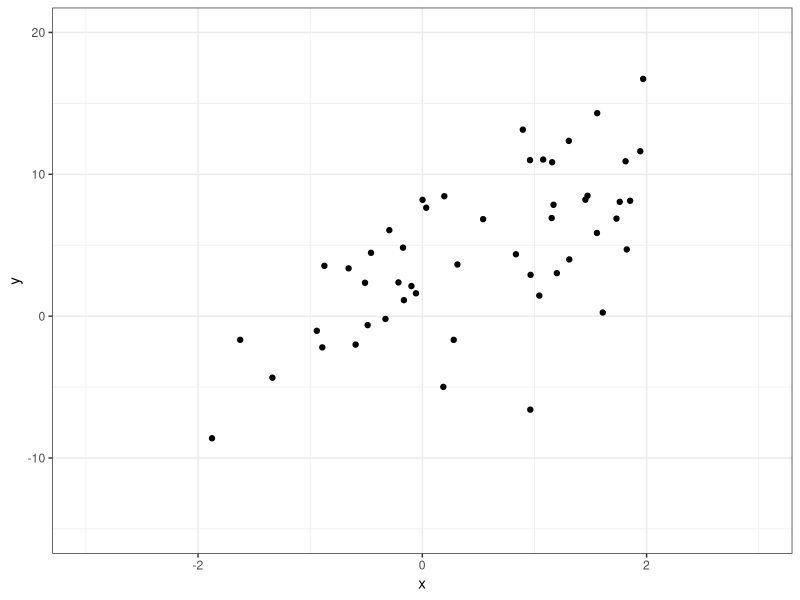
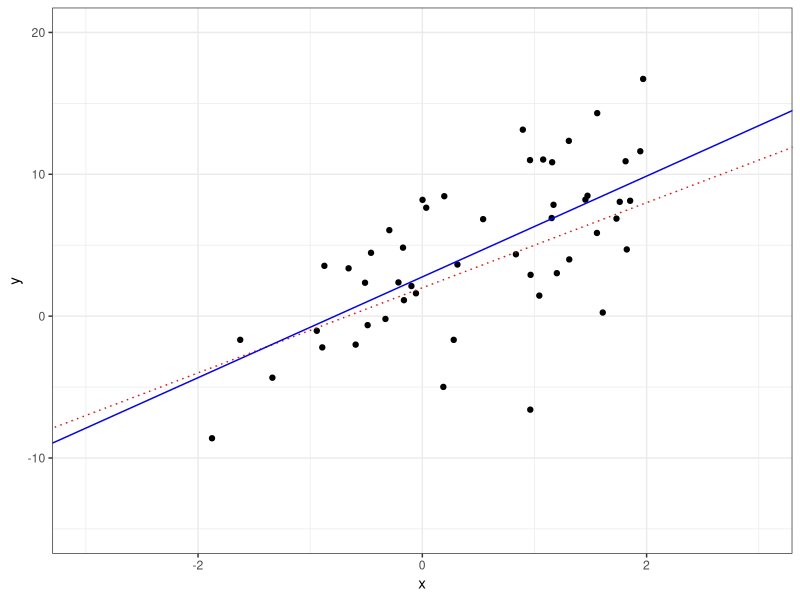
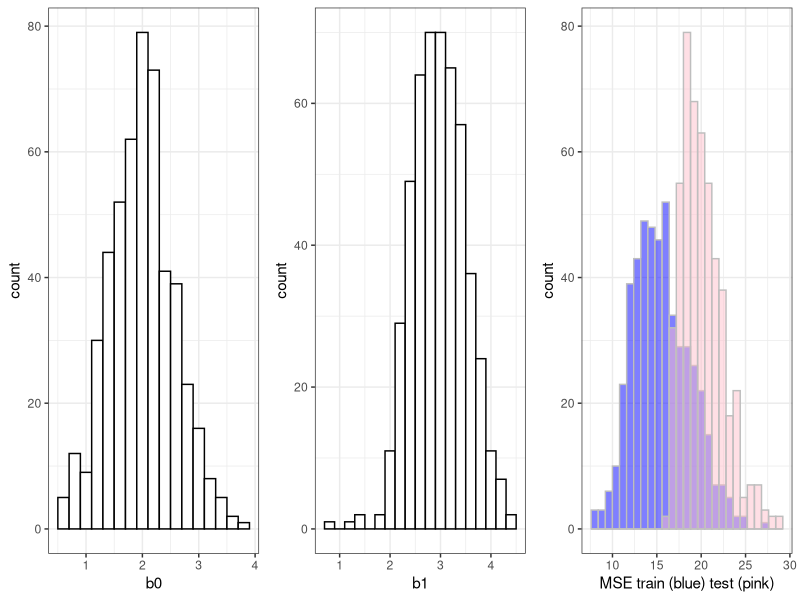
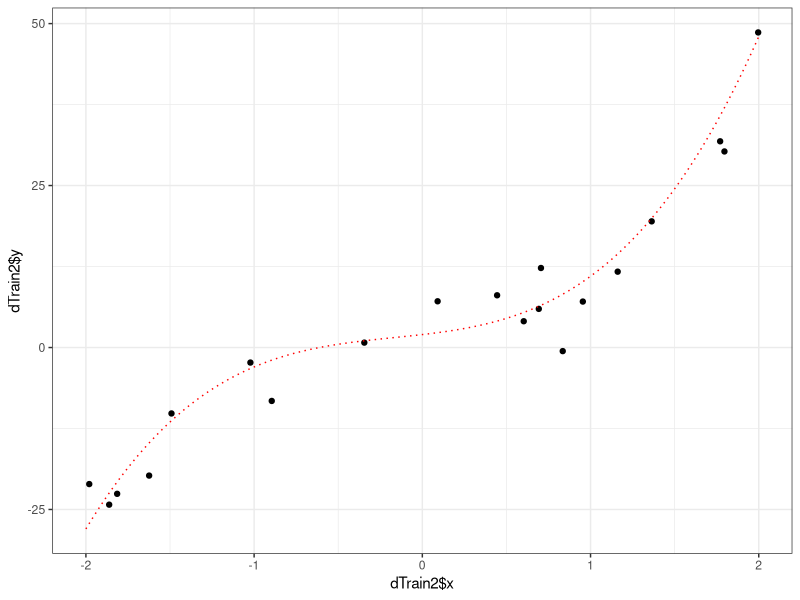
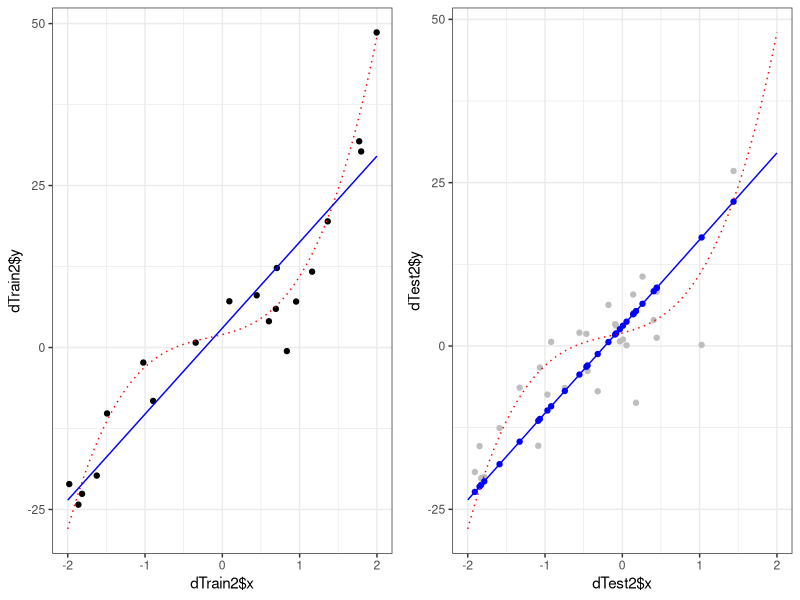
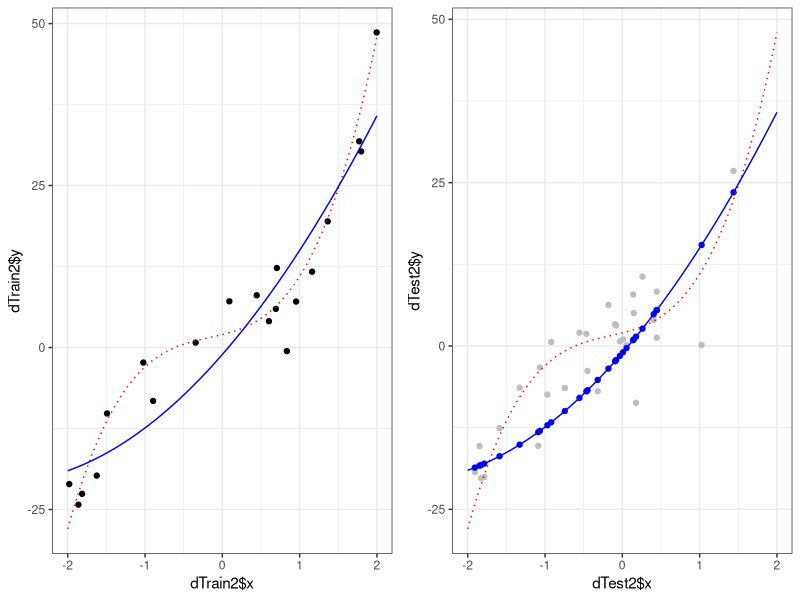
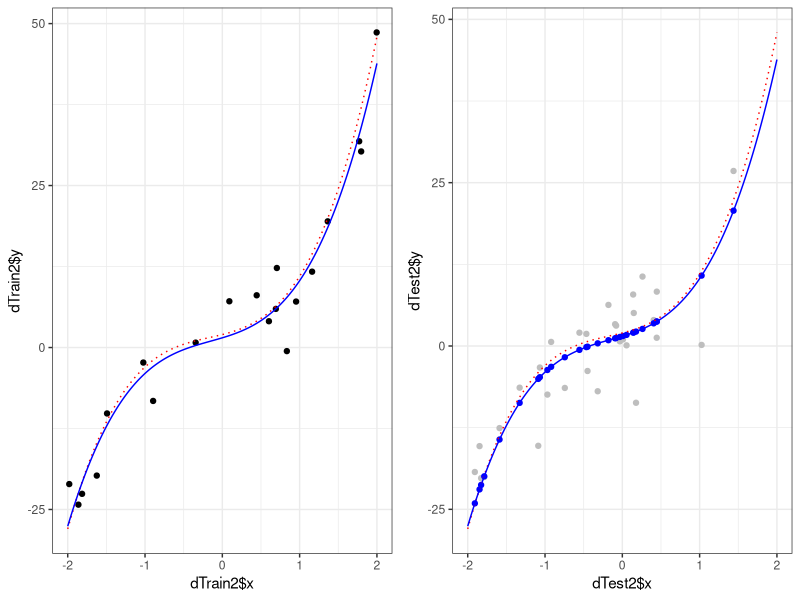
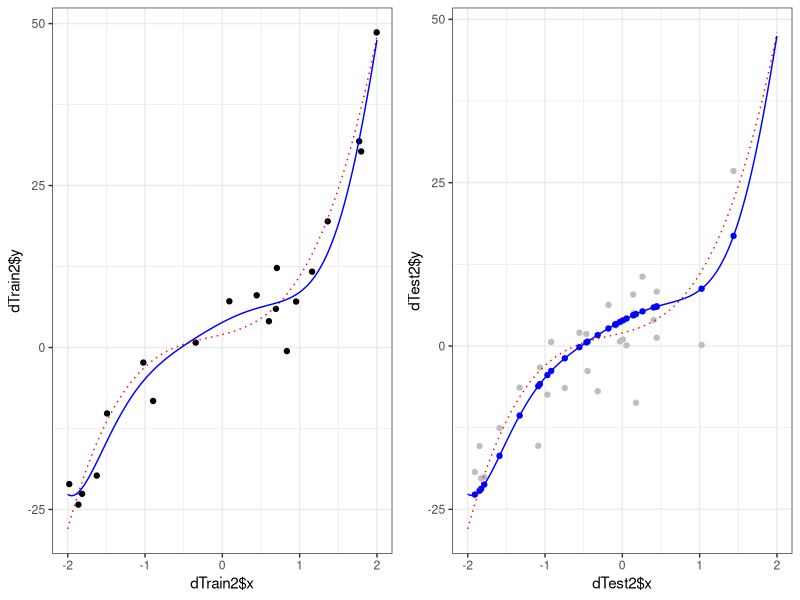

These charts were generated, in order, by the following R code:
## ---- chunk 1
knitr::opts_chunk$set(echo = TRUE, tidy = FALSE, size = 'footnotesize', fig.align = 'center', cache = FALSE)
## ---- chunk 2
library('tidyverse')
library("gridExtra")
theme_set(theme_bw())
set.seed(12383) 
## ---- chunk 3
dTrain1 <- tibble(x = runif(50, -2, 2),
            y = 2 + 3 * x + rnorm(length(x), 0, 4))

## ---- chunk 4
ggplot(dTrain1, aes(x, y)) + 
  geom_point() + xlim(-3,3)+ ylim(-15,20)
## ---- chunk 5
m1 <-lm(y ~ x, dTrain1)
summary(m1)
## ---- chunk 6
coefs1 <- coefficients(m1)
b0 <- coefs1[1] # Intercept
b1 <- coefs1[2] # Slope
## ---- chunk 7
ggplot(dTrain1, aes(x, y)) + 
  geom_point() + xlim(-3,3)+ ylim(-15,20) +
  geom_abline(intercept = 2, slope = 3, color="red",linetype="dotted")+
  geom_abline(intercept = b0, slope = b1, color="blue")
## ---- chunk 8
dTest1 <- tibble(x = runif(10, -2, 2),
            y = 2 + 3 * x + rnorm(length(x), 0, 4))

## ---- chunk 9
dTest1$pred <- b0+b1*dTest1$x
## ---- chunk 10
dTest1$error <- dTest1$y-dTest1$pred
dTest1$sqerror <- (dTest1$y-dTest1$pred)^2
dTest1
## ---- chunk 11
mean(dTest1$sqerror)
## ---- chunk 12
MSE.Train1 = mean(m1$residuals^2)
MSE.Test1 = mean((dTest1$y - predict.lm(m1, newdata=dTest1)) ^ 2)

print(MSE.Train1)
print(MSE.Test1)

## ---- chunk 13
for (i in 1:500) {
    dTrain <- tibble(x = runif(50, -2, 2),
                  y = 2 + 3 * x + rnorm(length(x), 0, 4))
    m <-lm(y ~ x, dTrain)
    coefs <- coefficients(m)
    est<-tibble(b0=coefs[1], b1=coefs[2],MSE.Train=mean(m$residuals^2),
                 MSE.Test=mean((dTest1$y - predict.lm(m, newdata=dTest1)) ^ 2))
    if (i==1) {est1<-est}
    est1 <- rbind(est1, est )
}
## ---- chunk 14

p1 <- ggplot(est1, aes(x=b0)) +
    geom_histogram(binwidth=.2, colour="black", fill="white")
p2 <- ggplot(est1, aes(x=b1)) +
    geom_histogram(binwidth=.2, colour="black", fill="white")
p3 <- ggplot()+ 
    geom_histogram(aes(x = est1$MSE.Train), alpha = 0.5, binwidth=.8, colour="gray", fill="blue")+
    geom_histogram(aes(x = est1$MSE.Test), alpha = 0.5, binwidth=.8, colour="gray", fill="pink") + 
     xlab("MSE train (blue) test (pink)")
grid.arrange(p1, p2,p3,ncol=3)
## ---- chunk 15
var(est1$b0)
var(est1$b1)

mean(est1$MSE.Train)
mean(est1$MSE.Test)
## ---- chunk 16
# write your solution here
## ---- chunk 17
# write your solution here
## ---- chunk 18
dTrain2 <- tibble(x = runif(20, -2, 2), x2=x^2, x3=x^3, x4=x^4,
                  x5=x^5, x6=x^6, x7=x^7,
                  y = 2 + 3 * x + 2*x2+ 4*x3 + rnorm(length(x), 0, 6))
head(dTrain2, 5)
## ---- chunk 19
fun2 <- tibble(x = seq(from = -2, to = 2, by = 0.001),
            y = 2 + 3 * x + 2*x*x+ 4*x*x*x )
ggplot() +
geom_point(aes(x = dTrain2$x, y= dTrain2$y)) +
  geom_line(aes(x = fun2$x, y= fun2$y),color="red", linetype="dotted")
## ---- chunk 20
m2.1 <-lm(y ~ x , dTrain2)
summary(m2.1)
## ---- chunk 21
dTest2 <- tibble(x = runif(30, -2, 2), x2=x^2, x3=x^3, x4=x^4,
                  x5=x^5, x6=x^6, x7=x^7,
                  y = 2 + 3 * x + 2*x2+ 4*x3 + rnorm(length(x), 0, 6))
## ---- chunk 22
dTest2$pred1 <- predict.lm(m2.1, newdata=dTest2)
## ---- chunk 23
xx=seq(from = -2, to = 2, by = 0.001)
estf <- tibble(x=xx, y1 = predict(m2.1, newdata=list(x=xx)) )

pp1 <- ggplot() +
geom_point(aes(x = dTrain2$x, y= dTrain2$y),color="black") +
  geom_line(aes(x = fun2$x, y= fun2$y),color="red", linetype="dotted") +
  geom_line(aes(x = estf$x, y= estf$y1),color="blue")

pp2 <- ggplot() +
  geom_point(aes(x = dTest2$x, y= dTest2$y), color="gray")+
   geom_point(aes(x = dTest2$x, y= dTest2$pred1), color="blue")+
  geom_line(aes(x = fun2$x, y= fun2$y),color="red", linetype="dotted") +
  geom_line(aes(x = estf$x, y= estf$y1),color="blue")

grid.arrange(pp1, pp2, ncol=2)

## ---- chunk 24
m2.2 <-lm(y ~ x + x2  , dTrain2)
## ---- chunk 25
dTest2$pred2 <- predict.lm(m2.2, newdata= dTest2)
estf$y2 <- predict(m2.2, newdata=list(x=xx,x2=xx^2)) 

pp3 <- ggplot() +
geom_point(aes(x = dTrain2$x, y= dTrain2$y),color="black") +
  geom_line(aes(x = fun2$x, y= fun2$y),color="red", linetype="dotted") +
  geom_line(aes(x = estf$x, y= estf$y2),color="blue")

pp4 <- ggplot() +
  geom_point(aes(x = dTest2$x, y= dTest2$y), color="gray")+
  geom_point(aes(x = dTest2$x, y= dTest2$pred2), color="blue")+
  geom_line(aes(x = fun2$x, y= fun2$y),color="red", linetype="dotted") +
  geom_line(aes(x = estf$x, y= estf$y2),color="blue")

grid.arrange(pp3, pp4, ncol=2)

## ---- chunk 26
m2.3 <-lm(y ~ x + x2+ x3 , dTrain2)
## ---- chunk 27
dTest2$pred3 <- predict.lm(m2.3, newdata=dTest2)
estf$y3 <- predict(m2.3, newdata=list(x=xx,x2=xx^2,x3=xx^3)) 

pp5 <- ggplot() +
geom_point(aes(x = dTrain2$x, y= dTrain2$y),color="black") +
  geom_line(aes(x = fun2$x, y= fun2$y),color="red", linetype="dotted") +
  geom_line(aes(x = estf$x, y= estf$y3),color="blue")

pp6 <- ggplot() +
  geom_point(aes(x = dTest2$x, y= dTest2$y), color="gray")+
  geom_point(aes(x = dTest2$x, y= dTest2$pred3), color="blue")+
  geom_line(aes(x = fun2$x, y= fun2$y),color="red", linetype="dotted") +
  geom_line(aes(x = estf$x, y= estf$y3),color="blue")

grid.arrange(pp5, pp6, ncol=2)

## ---- chunk 28
m2.7 <-lm(y ~ x + x2 + x3 + x4 + x5 + x6 + x7 , dTrain2)
## ---- chunk 29
dTest2$pred7 <- predict.lm(m2.7, newdata=dTest2)
estf$y7 <- predict(m2.7, newdata=list(x=xx,x2=xx^2,x3=xx^3,x4=xx^4,x5=xx^5,x6=xx^6,x7= xx^7)) 

pp7 <- ggplot() +
geom_point(aes(x = dTrain2$x, y= dTrain2$y),color="black") +
  geom_line(aes(x = fun2$x, y= fun2$y),color="red", linetype="dotted") +
  geom_line(aes(x = estf$x, y= estf$y7),color="blue")

pp8 <- ggplot() +
  geom_point(aes(x = dTest2$x, y= dTest2$y), color="gray")+
  geom_point(aes(x = dTest2$x, y= dTest2$pred7), color="blue")+
  geom_line(aes(x = fun2$x, y= fun2$y),color="red", linetype="dotted") +
  geom_line(aes(x = estf$x, y= estf$y7),color="blue")

grid.arrange(pp7, pp8, ncol=2)

## ---- chunk 30
MSE.Train.m2.1 = mean(m2.1$residuals^2)
MSE.Test.m2.1 = mean((dTest2$y - dTest2$pred1) ^ 2)

MSE.Train.m2.2 = mean(m2.2$residuals^2)
MSE.Test.m2.2 = mean((dTest2$y - dTest2$pred2) ^ 2)

MSE.Train.m2.3 = mean(m2.3$residuals^2)
MSE.Test.m2.3 = mean((dTest2$y - dTest2$pred3) ^ 2)

MSE.Train.m2.7 = mean(m2.7$residuals^2)
MSE.Test.m2.7 = mean((dTest2$y - dTest2$pred7) ^ 2)

cat("For m2.1 the training MSE is", MSE.Train.m2.1, "and the test MSE is", MSE.Test.m2.1 )
cat("For m2.2 the training MSE is", MSE.Train.m2.2, "and the test MSE is", MSE.Test.m2.2 )
cat("For m2.3 the training MSE is", MSE.Train.m2.3, "and the test MSE is", MSE.Test.m2.3 )
cat("For m2.7 the training MSE is", MSE.Train.m2.7, "and the test MSE is", MSE.Test.m2.7 )
## ---- chunk 31
# write your solution here
